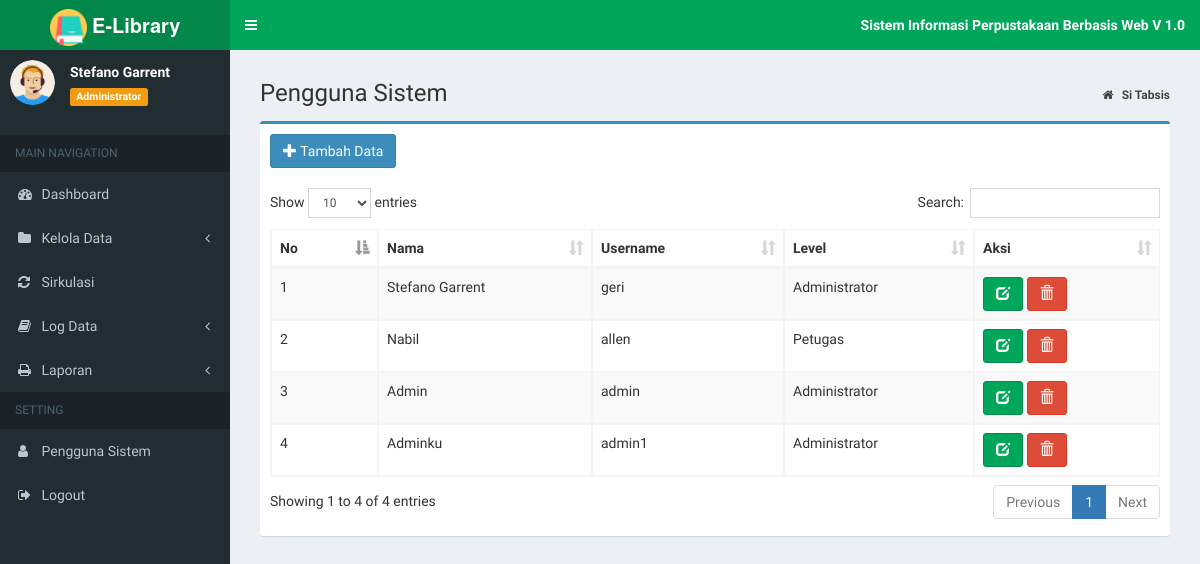
The app's page /Admin/WEB-RBPL-main/index.php?page=MyApp/data_pengguna (signed in), older data.
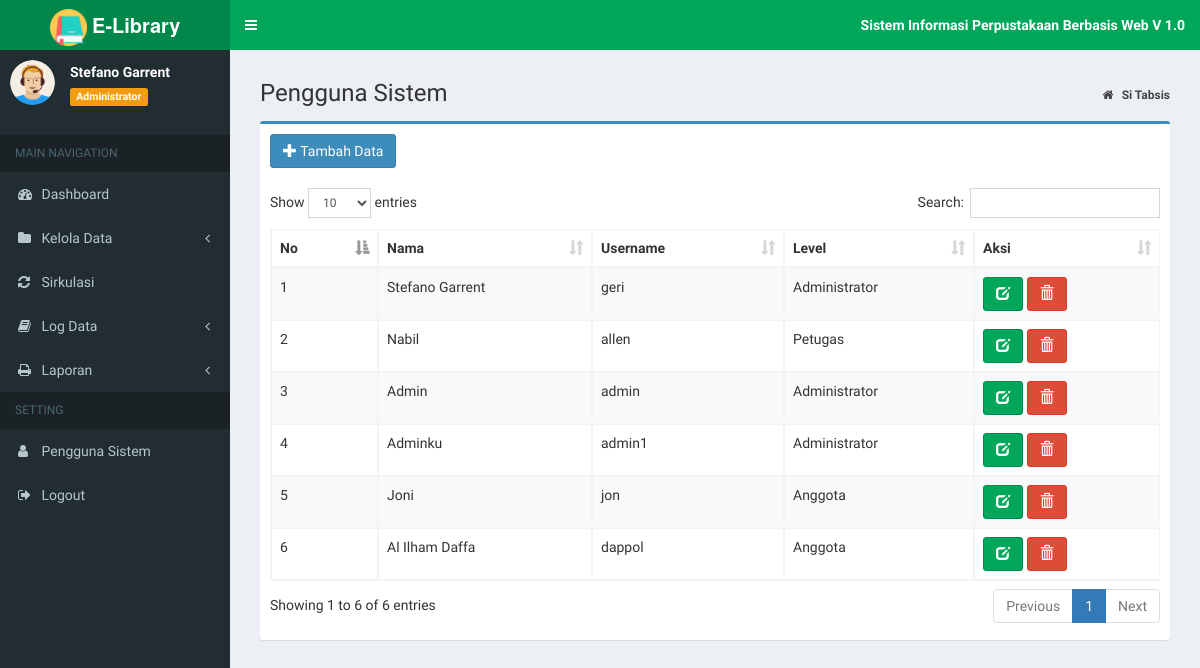
The same page, newer data.
### tables this page shows
CREATE TABLE `tb_pengguna` (
  `id_pengguna` int(11) NOT NULL,
  `nama_pengguna` varchar(20) NOT NULL,
  `username` varchar(20) NOT NULL,
  `password` varchar(35) NOT NULL,
  `level` enum('Administrator','Petugas','Anggota','','') NOT NULL
);

### Admin/WEB-RBPL-main/admin/pengguna/data_pengguna.php (the view, shortened to what this page needs)
<section class="content-header">
	<h1>
		Pengguna Sistem
	</h1>
	<ol class="breadcrumb">
		<li>
			<a href="index.php">
				<i class="fa fa-home"></i>
				<b>Si Tabsis</b>
			</a>
		</li>
	</ol>
</section>
<section class="content">
	<div class="box box-primary">
		<div class="box-header">
			<a href="?page=MyApp/add_pengguna" class="btn btn-primary">
				<i class="glyphicon glyphicon-plus"></i> Tambah Data</a>
		</div>
		<div class="box-body">
			<div class="table-responsive">
				<table id="example1" class="table table-bordered table-striped">
					<thead>
						<tr>
							<th>No</th>
							<th>Nama</th>
							<th>Username</th>
							<th>Level</th>
							<th>Aksi</th>
						</tr>
					</thead>
					<tbody>
						<?php
                  $no = 1;
                  $sql = $koneksi->query("select * from tb_pengguna");
                  while ($data= $sql->fetch_assoc()) {
                ?>
						<tr>
							<td>
								<?php echo $no++; ?>
							</td>
							<td>
								<?php echo $data['nama_pengguna']; ?>
							</td>
							<td>
								<?php echo $data['username']; ?>
							</td>
							<td>
								<?php echo $data['level']; ?>
							</td>
							<td>
								<a href="?page=MyApp/edit_pengguna&kode=<?php echo $data['id_pengguna']; ?>"
								 title="Ubah" class="btn btn-success">
									<i class="glyphicon glyphicon-edit"></i>
								</a>
								<a href="?page=MyApp/del_pengguna&kode=<?php echo $data['id_pengguna']; ?>"
								 onclick="return confirm('Apakah anda yakin hapus data ini ?')" title="Hapus" class="btn btn-danger">
									<i class="glyphicon glyphicon-trash"></i>
							</td>
						</tr>
						<?php
                  }
                ?>
					</tbody>
				</table>
			</div>
		</div>
	</div>
</section>

### Admin/WEB-RBPL-main/index.php (shortened to what this page needs)
<?php
if (isset($_SESSION["ses_username"]) == "") {
	header("location: login.php");
} else {
	$data_nama = $_SESSION["ses_nama"];
	$data_level = $_SESSION["ses_level"];
}
include "inc/koneksi.php";
?>
<!DOCTYPE html>
<html>
<head>
	<link rel="stylesheet" href="bootstrap/css/bootstrap.min.css">
	<link rel="stylesheet" href="https://cdnjs.cloudflare.com/ajax/libs/font-awesome/4.5.0/css/font-awesome.min.css">
	<link rel="stylesheet" href="https://cdnjs.cloudflare.com/ajax/libs/ionicons/2.0.1/css/ionicons.min.css">
	<link rel="stylesheet" href="plugins/datatables/dataTables.bootstrap.css">
	<link rel="stylesheet" href="plugins/select2/select2.min.css">
	<link rel="stylesheet" href="dist/css/AdminLTE.min.css">
	<link rel="stylesheet" href="dist/css/skins/_all-skins.min.css">
</head>
<body class="hold-transition skin-green sidebar-mini">
	<div class="wrapper">
		<header class="main-header">
			<a href="index.php" class="logo">
				<span class="logo-lg">
					<img src="dist/img/logo.png" width="37px">
					<b>E-Library</b>
				</span>
			</a>
			<nav class="navbar navbar-static-top">
				<a href="#" class="sidebar-toggle" data-toggle="offcanvas" role="button">
				</a>
				<div class="navbar-custom-menu">
					<ul class="nav navbar-nav">
						<li class="dropdown messages-menu">
							<a class="dropdown-toggle">
								<span>
									<b>
										Sistem Informasi Perpustakaan Berbasis Web V 1.0
									</b>
								</span>
							</a>
						</li>
					</ul>
				</div>
			</nav>
		</header>
		<aside class="main-sidebar">
			<section class="sidebar">
				</<b>
				<div class="user-panel">
					<div class="pull-left image">
						<img src="dist/img/avatar.png" class="img-circle" alt="User Image">
					</div>
					<div class="pull-left info">
						<p>
							<?php echo $data_nama; ?>
						</p>
						<span class="label label-warning">
							<?php echo $data_level; ?>
						</span>
					</div>
				</div>
				<ul class="sidebar-menu">
					<li class="header">MAIN NAVIGATION</li>
					<?php
					if ($data_level == "Administrator") {
					?>
						<li class="treeview">
							<a href="?page=admin">
								<i class="fa fa-dashboard"></i>
								<span>Dashboard</span>
							</a>
						</li>
						<li class="treeview">
							<a href="#">
								<i class="fa fa-folder"></i>
								<span>Kelola Data</span>
								<span class="pull-right-container">
									<i class="fa fa-angle-left pull-right"></i>
								</span>
							</a>
						</li>
						<li class="treeview">
							<a href="?page=data_sirkul">
								<i class="fa fa-refresh"></i>
								<span>Sirkulasi</span>
							</a>
						</li>
						<li class="treeview">
							<a href="#">
								<i class="fa fa-book"></i>
								<span>Log Data</span>
								<span class="pull-right-container">
									<i class="fa fa-angle-left pull-right"></i>
								</span>
							</a>
						</li>
						<li class="treeview">
							<a href="#">
								<i class="fa fa-print"></i>
								<span>Laporan</span>
								<span class="pull-right-container">
									<i class="fa fa-angle-left pull-right"></i>
								</span>
							</a>
						</li>
						<li class="header">SETTING</li>
						<li class="treeview">
							<a href="?page=MyApp/data_pengguna">
								<i class="fa fa-user"></i>
								<span>Pengguna Sistem</span>
							</a>
						</li>
					<?php
					}
					?>
					<li>
						<a href="logout.php" onclick="return confirm('Anda yakin keluar dari aplikasi ?')">
							<i class="fa fa-sign-out"></i>
							<span>Logout</span>
						</a>
					</li>
			</section>
		</aside>
		<div class="content-wrapper">
			<section class="content">
				<?php
				if (isset($_GET['page'])) {
					$hal = $_GET['page'];
					switch ($hal) {
						case 'MyApp/data_pengguna':
							include "admin/pengguna/data_pengguna.php";
							break;
					}
				}
				?>
			</section>
		</div>
</body>
</html>

Row changes from the older to the newer data that the page shows:
added tb_pengguna: nama_pengguna "Joni", username "jon", level "Anggota"
added tb_pengguna: nama_pengguna "Al Ilham Daffa", username "dappol", level "Anggota"
Text that changed along with them:
text written by a page script: "Show entries Search: Showing 1 to 4 of 4 entries Previous 1 Next" → "Show entries Search: Showing 1 to 6 of 6 entries Previous 1 Next"
